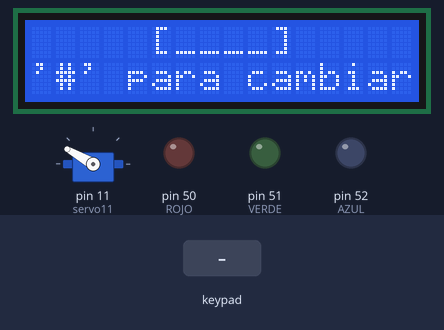
Recording of a sketch running on a simulated Arduino Mega 2560, built with avr-gcc and run on an emulated ATmega2560. Parts: 16×2 character LCD, servo, output pins drawn as LEDs (lit = HIGH). The test bench sets the inputs (shaded band).

Above: at 5.4 s.
5.5 s: keypad keys 1 3 9 7 # pressed 0.4 s apart
At 7.7 s:
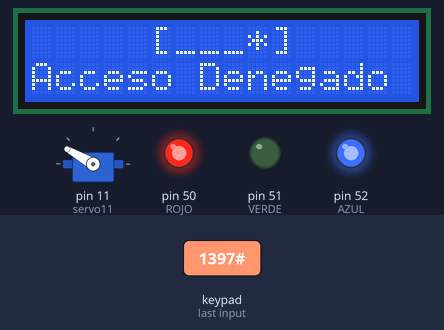
9.0 s: keypad keys 1 2 3 4 pressed 0.4 s apart
At 12.7 s:
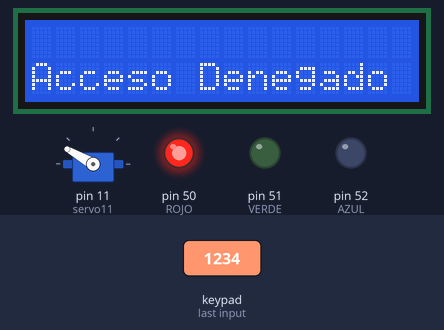
13.0 s: keypad keys 1 2 3 4 # pressed 0.4 s apart
At 16.3 s:
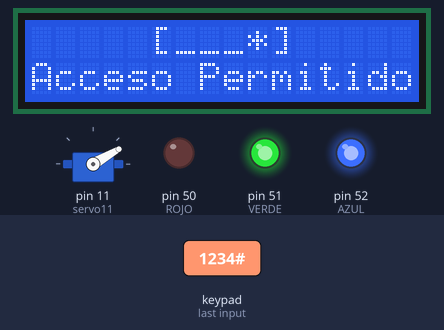
19.6 s: key '2' pressed
At 22.3 s:
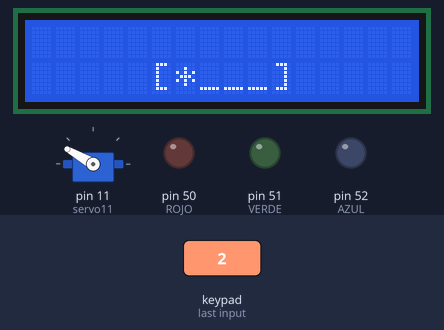
22.6 s: keypad keys 1 2 3 4 * pressed 0.4 s apart
At 28.3 s:
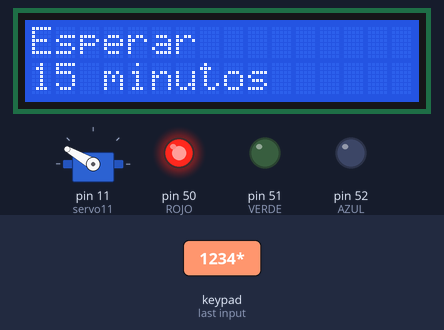
Timing chart, 0 to 28.6 s (numbered marks = the images above; inputs shaded):
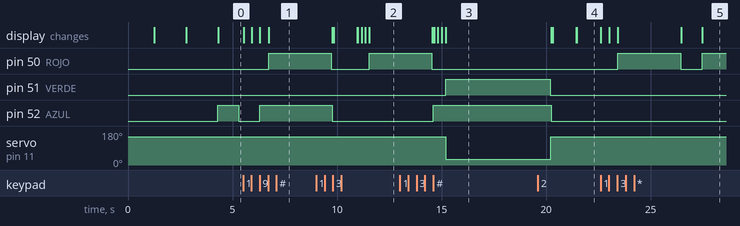

The sketch:

CERRADURA.ino
```cpp
#include <LiquidCrystal_I2C.h>
#include <Keypad.h>
#include <Servo.h>

int estado = 0;
Servo servo11;
int kn = 6;
int bloqtime = 900000;
int erroneo = 0;
const byte FILAS = 4;
const byte COLUMNAS = 4;


bool ledState = LOW;
const unsigned long parpadeoInterval = 1000;
unsigned long lastparpadeoTime = 0;
bool espera = true;


char keys[FILAS][COLUMNAS] = {
  {'1','2','3','A'},
  {'4','5','6','B'},
  {'7','8','9','C'},
  {'*','0','#','D'}
};
byte pinesFilas[FILAS] = {5, 4, 3, 2};
byte pinesColumnas[COLUMNAS] = {A3, A2, A1, A0};

Keypad teclado = Keypad(makeKeymap(keys), pinesFilas, pinesColumnas, FILAS, COLUMNAS);
char TECLA;
char CLAVE[5];
char USER_CLAVE_1[5] = "1234";
char USER_CLAVE_2[5] = "8756";
char CLAVE_MAESTRA[5] = "3335";
byte INDICE = 0;
/////////////////////////
LiquidCrystal_I2C lcd(0x27, 16, 2);
//LEDS

/* LED pins */
const byte VERDE = 51;
const byte ROJO = 50;
const byte AZUL = 52;
//


//
void setup() {
  lcd.begin();
  lcd.backlight();
  lcd.print("Bienvenido");
  delay("2000");
  servo11.attach(11, 660, 1400);
  servo11.write(150);
  pinMode(VERDE, OUTPUT);
  pinMode(AZUL, OUTPUT);
  pinMode(ROJO, OUTPUT);
  limpia();
  ////
  lcd.setCursor(0, 0);
  lcd.print("# para cambiar");
  lcd.setCursor(0, 1);
  lcd.print("contrasena");
  delay(1500);
  lcd.clear();
  lcd.setCursor(0, 0);
  lcd.print("Para abrir solo");
  lcd.setCursor(0, 1);
  lcd.print("Ingresa la pass");
  delay(1500);
  lcd.clear();
}


void loop() {
  TECLA = teclado.getKey();

    if (millis() - lastparpadeoTime >= parpadeoInterval) {
    lastparpadeoTime = millis();
    ledState = !ledState;
    digitalWrite(AZUL, ledState);
  }
  /// bandera para mensaje antes de presionar alguna tecla
  if (espera && !TECLA) {
     lcd.setCursor(5, 0);
    lcd.print("[____]");
    lcd.setCursor(0, 1);
    lcd.print("'#' para cambiar");
  }

  if (TECLA) {
    if (espera) {
      lcd.clear();
      espera = false; // Flag set to false to prevent showing "Esperando" message anymore
    }
    lcd.setCursor(5, 0);
    lcd.print("[____]");
    lcd.setCursor(kn, 0);
    lcd.print("*");
    CLAVE[INDICE] = TECLA;
    INDICE++;
    kn++;
    if (kn > 10) kn = 6;
  }

  if (INDICE == 4) {
    kn = 6;
    if (!strcmp(CLAVE, CLAVE_MAESTRA)) {
      abierto();
    }
    else if (!strcmp(CLAVE, USER_CLAVE_1) || !strcmp(CLAVE, USER_CLAVE_2)) {
      abierto();
    }
    else {
      error();
    }
    INDICE = 0;
  }

  if (TECLA == '#'){
    cambia_clave();
  }
}

void error() {
  lcd.setCursor(0,1);
  lcd.print("Acceso Denegado");
  digitalWrite(ROJO, HIGH);
  delay(3000);
  digitalWrite(ROJO, LOW);
  erroneo++;
  if(erroneo == 3){
    lcd.clear();
    lcd.setCursor(0,0);
    lcd.print("Sistema");
    lcd.setCursor(0,1);
    lcd.print("Bloqueado");
    delay(1000);
    lcd.clear();
    lcd.setCursor(0,0);
    lcd.print("Esperar");
    lcd.setCursor(0,1);
    lcd.print("15 minutos");
    digitalWrite(ROJO, HIGH);
    delay(bloqtime);
    digitalWrite(ROJO, LOW);
    erroneo = 0;
  }
  limpia();
  espera = true;
}

void abierto() {
  lcd.setCursor(0,1);
  lcd.print("Acceso Permitido");
  servo11.write(30);
  digitalWrite(VERDE, HIGH);
  delay(5000);
  digitalWrite(VERDE, LOW);
  servo11.write(150); // mueve el servo a la posición original
  lcd.setCursor(0,1);
  lcd.print("                "); // limpia la línea de la pantalla
  limpia();
  espera = true;
}

void cambia_clave() {
  kn=6;
  lcd.clear();
  lcd.setCursor(0,0);
  lcd.print("CAMBIO DE");
  lcd.setCursor(0,1);
  lcd.print("contrasena");
  delay(1100);
  lcd.clear();
  lcd.print("Ingresar clave");
  lcd.setCursor(0,1);
  lcd.print("maestra:");
  INDICE = 0;
  espera = true;
  while (INDICE <= 3) {
    TECLA = teclado.waitForKey();
    if (TECLA) {
      lcd.clear();
      lcd.setCursor(5, 1);
      lcd.print("[____]");
      lcd.setCursor(kn, 1);
      lcd.print("*");
      CLAVE[INDICE] = TECLA;
      INDICE++;
      kn++; // Incrementa kn por 1
      if (kn > 10) kn = 6; // Si kn supera el límite de columnas, reiniciar en la posición 6
    }
  }
  if (!strcmp(CLAVE, CLAVE_MAESTRA)) {
    lcd.clear();
    lcd.setCursor(0,0);
    lcd.print("1) CLAVE 1");
    lcd.setCursor(0,1);
    lcd.print("2) CLAVE 2");
    TECLA = teclado.waitForKey();
    if (TECLA == '1') {
      kn=6;
      espera = true;
      lcd.clear();
      lcd.setCursor(0,0);
      lcd.print("INGRESE NUEVA");
      lcd.setCursor(0,1);
      lcd.print("CONTRASENA 1:");
      INDICE = 0;
      while (INDICE <= 3) {
        TECLA = teclado.waitForKey();
        if (TECLA) {
          espera = true;
          lcd.clear();
          USER_CLAVE_1[INDICE] = TECLA;
          lcd.setCursor(5, 0);
          lcd.print("[____]");
          lcd.setCursor(kn, 0);
          lcd.print("*");
          INDICE++;
          kn++; // Incrementa kn por 1
          if (kn > 10) kn = 6; // Si kn supera el límite de columnas, reiniciar en la posición 6
        }
      }
      lcd.clear();
      lcd.print("CLAVE CAMBIADA");
      delay(3000);
    }
    else if (TECLA == '2') {
      kn=6;
      espera = true;
      lcd.clear();
      lcd.setCursor(0,0);
      lcd.print("INGRESE NUEVA");
      lcd.setCursor(0,1);
      lcd.print("CONTRASENA 2");
      INDICE = 0;
      while (INDICE <= 3) {
        TECLA = teclado.waitForKey();
        if (TECLA) {
          espera = true;
          lcd.clear();
          USER_CLAVE_2[INDICE] = TECLA;
          lcd.setCursor(5, 0);
          lcd.print("[____]");
          lcd.setCursor(kn, 0);
          lcd.print("*");
          INDICE++;
          kn++; // Incrementa kn por 1
          if (kn > 10) kn = 6;
        }
      }
      lcd.clear();
      espera = true;
      lcd.print("CLAVE CAMBIADA");
      delay(3000);
    }
  }
  else {
    error(); // If the master password is incorrect, display an error
    espera = true;
  }
  kn=6;
  INDICE = 0;
  limpia();
  espera = true;
}

void limpia() {
  for (byte i=0;i<4;i++) {
    CLAVE[i] = 0;
  }
  INDICE = 0;
  lcd.setCursor(0,1);
  lcd.print("                ");
  lcd.setCursor(0,0);
  lcd.print("                ");
}
```

Measured:
- after the input at 5.5 s, pin 50 (ROJO): LOW → HIGH after 1.2 s; pin 52 (AZUL): goes on until 6.3 s, then stays HIGH; the display: first changes at once (image 1 shows a later state)
- after the input at 9.0 s, the display: first differs from a run without the input after 2.0 s (image 2 shows a later state)
- after the input at 13.0 s, pin 51 (VERDE): LOW → HIGH after 2.2 s; pin 52 (AZUL): goes on until 14.6 s, then stays HIGH; servo on pin 11 (servo11): 150° → 30° after 2.2 s; the display: first differs from a run without the input after 1.7 s (image 3 shows a later state)
- after the input at 19.6 s, the display: first differs from a run without the input after 1.9 s (image 4)
- after the input at 22.6 s, pin 50 (ROJO): LOW → HIGH after 0.83 s, → LOW 3.0 s later, → HIGH 1.0 s later; the display: first changes at once (image 5 shows a later state)
